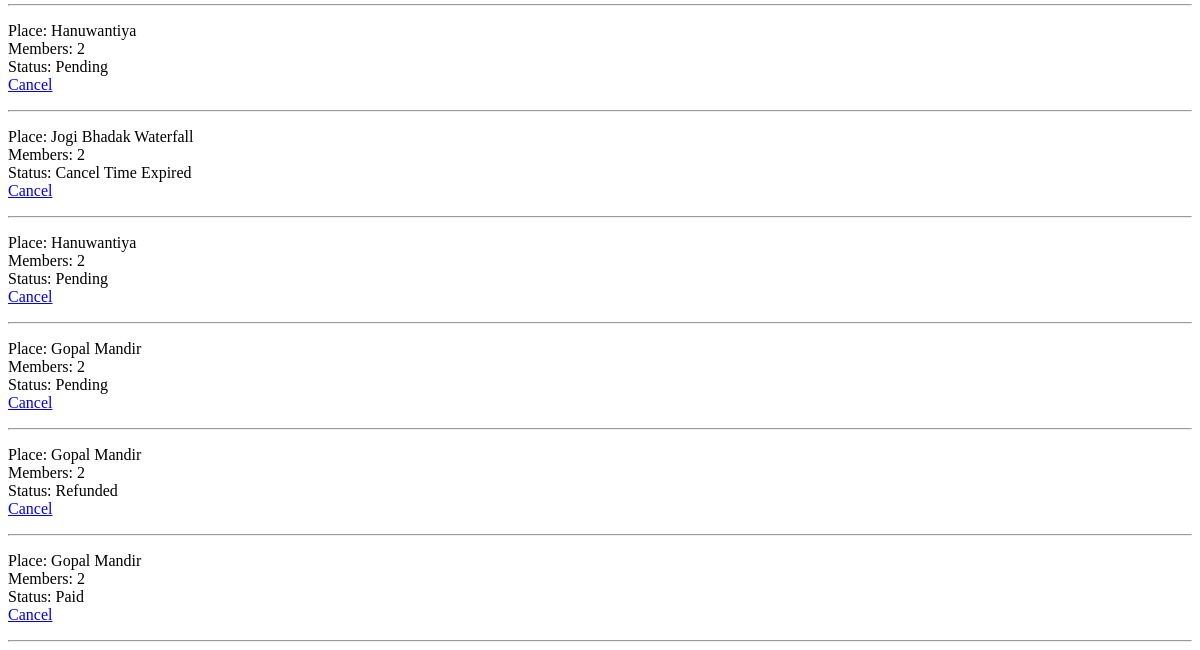
The app's page /taxi_history (lower part), older data.
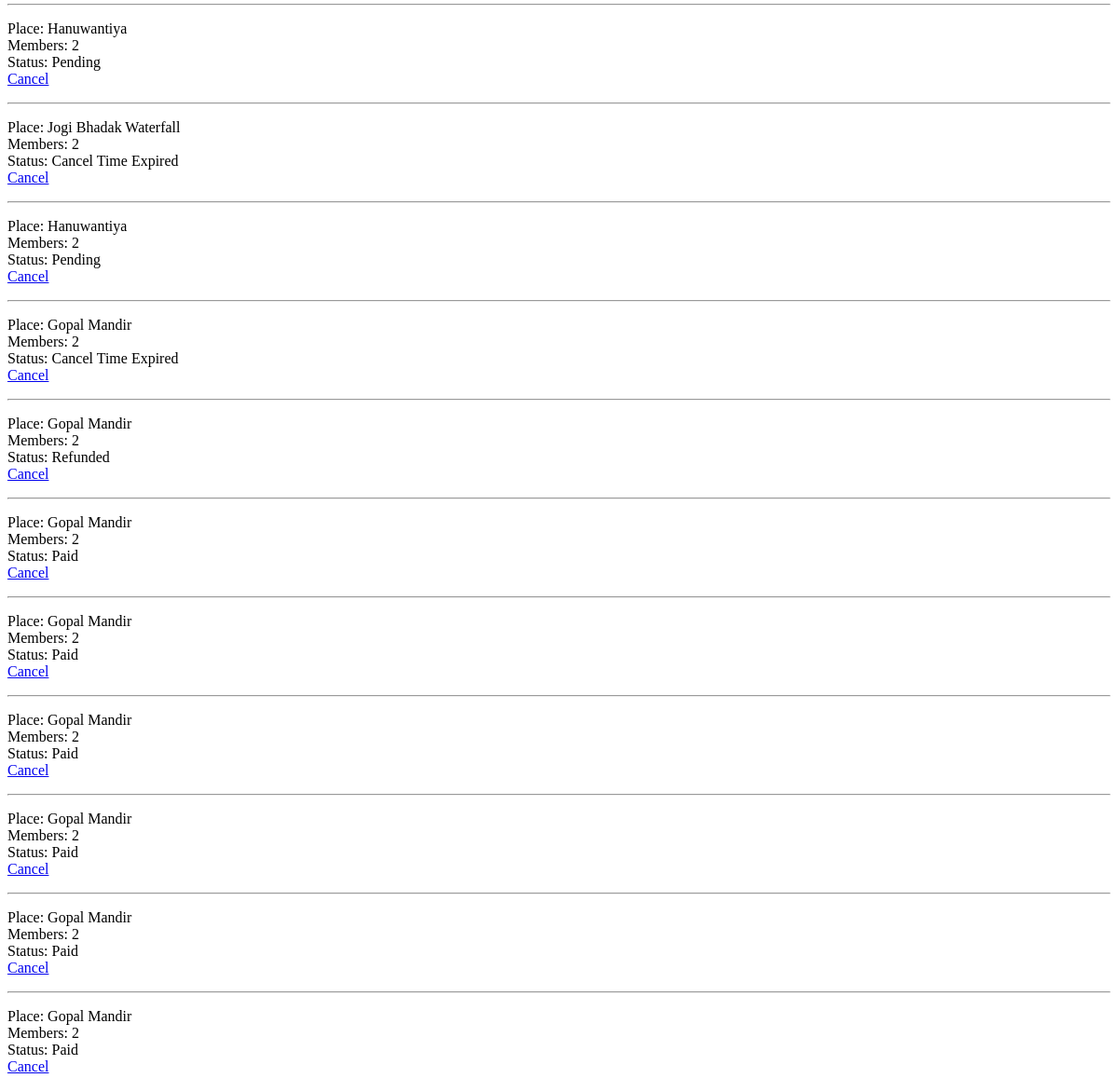
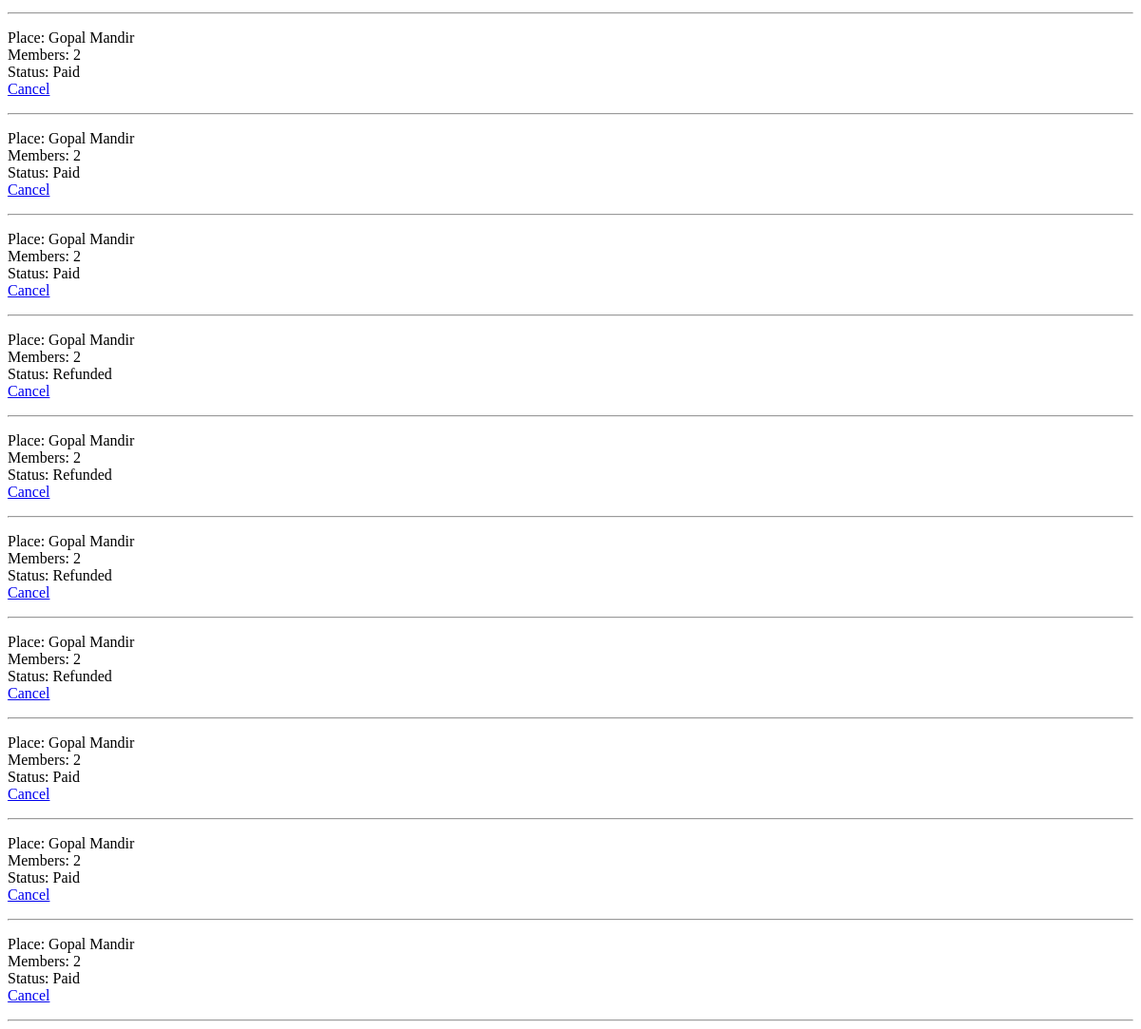
The same page, newer data (2 pictures, top to bottom).
### myapp/models.py (models this page shows, shortened)
class Booknow(models.Model):
    id = models.AutoField(primary_key=True)
    place = models.CharField(max_length=100)
    member_count = models.IntegerField()
    event_date = models.DateField()
    payment_status = models.CharField(max_length=20, default="Pending")
    paypal_order_id = models.CharField(max_length=200, null=True, blank=True)
    paypal_capture_id = models.CharField(max_length=200, null= True, blank = True)
    created_at = models.DateTimeField(auto_now_add=True)

### myapp/views.py (the view)
# urls.py: path('taxi_history', views.taxi_history, name='taxi_history'),
def taxi_history(request):
    bookings = Booknow.objects.all()
    return render(request, "taxi_history.html", {"bookings": bookings})

### templates/taxi_history.html (shortened to what this page needs)
{% load static %}
{% for b in bookings %}
<p>
Place: {{b.place}} <br>
Members: {{b.member_count}} <br>
Status: {{b.payment_status}} <br>
<a href="/taxi_cancel/{{b.id}}">Cancel</a>
</p>
<hr>
{% endfor %}

Row changes from the older to the newer data that the page shows:
changed Booknow (number 5 of 22 on the later page): payment_status "Pending" → "Cancel Time Expired"
added Booknow: place "Gopal Mandir", member_count "2", payment_status "Paid"
added Booknow: place "Gopal Mandir", member_count "2", payment_status "Paid"
added Booknow: place "Gopal Mandir", member_count "2", payment_status "Paid"
added Booknow: place "Gopal Mandir", member_count "2", payment_status "Paid"
added Booknow: place "Gopal Mandir", member_count "2", payment_status "Paid"
added Booknow: place "Gopal Mandir", member_count "2", payment_status "Paid"
added Booknow: place "Gopal Mandir", member_count "2", payment_status "Paid"
added Booknow: place "Gopal Mandir", member_count "2", payment_status "Paid"
added Booknow: place "Gopal Mandir", member_count "2", payment_status "Refunded"
added Booknow: place "Gopal Mandir", member_count "2", payment_status "Refunded"
added Booknow: place "Gopal Mandir", member_count "2", payment_status "Refunded"
added Booknow: place "Gopal Mandir", member_count "2", payment_status "Refunded"
added Booknow: place "Gopal Mandir", member_count "2", payment_status "Paid"
added Booknow: place "Gopal Mandir", member_count "2", payment_status "Paid"
added Booknow: place "Gopal Mandir", member_count "2", payment_status "Paid"
